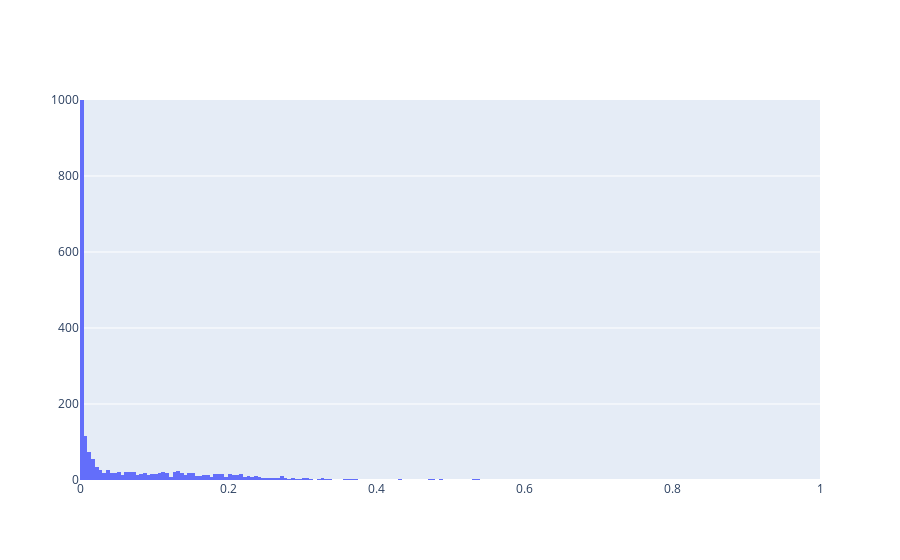

The notebook cell saved with this chart:
### Code cell
if use_real_dataset:
    fig = go.Figure()
    fig.add_trace(go.Histogram(x=X, xbins=dict(start=0, end=1, size=0.005), name="With linear modifier function"))
    fig.update_xaxes(range=[0, 1])
    fig.update_yaxes(range=[0, 1000])
    fig.show()

### Figure 1 — Plotly figure (JSON) as saved in the notebook; plotly's stock layout.template omitted (floating-point values rounded to 4 significant figures; data arrays with more than 128 entries replaced by an {"elided": "..."} marker saying what was removed)
{"data": [{"name": "With linear modifier function", "type": "histogram", "x": {"elided": "2269 float values"}, "xbins": {"end": 1, "size": 0.005, "start": 0}}], "layout": {"xaxis": {"range": [0, 1]}, "yaxis": {"range": [0, 1000]}}}
